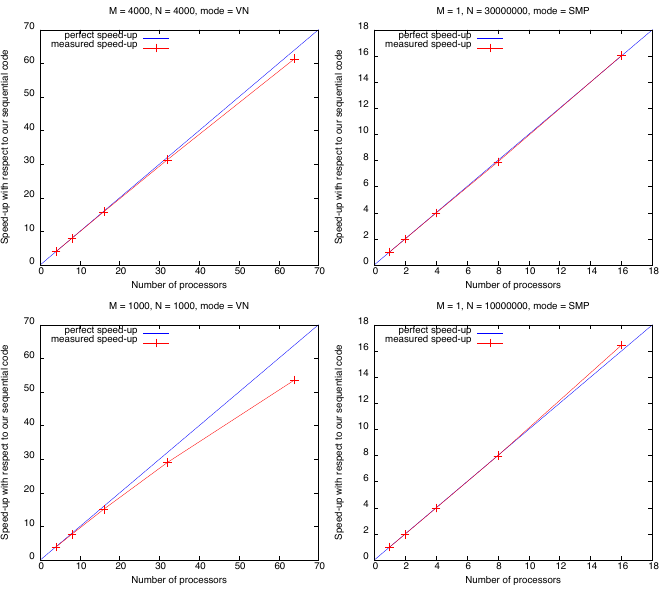

The gnuplot source for this figure:
#!/usr/bin/env gnuplot -p

set palette color
set linestyle 1 linetype rgb "red"
set linestyle 2 linetype rgb "blue" linewidth 1

set terminal pdf enhanced font 'Helvetica,14' size 17cm,15cm
set output 'speedup-processes-1.pdf'

set size 1,1
set origin 0,0
set multiplot layout 2,2
set key left top

id(x)=x

set title "M = 4000, N = 4000, mode = VN"
set xlabel "Number of processors"
set ylabel "Speed-up with respect to our sequential code"
set xrange [0:70]
plot id(x) linestyle 2 title "perfect speed-up", "< grep -e '^4000 4000' speedup-processes-1.dat" using 3:4 with linespoints linestyle 1 title "measured speed-up"

set title "M = 1, N = 30000000, mode = SMP"
set xlabel "Number of processors"
set ylabel "Speed-up with respect to our sequential code"
set xrange [0:18]
plot id(x) linestyle 2 title "perfect speed-up", "< grep -e '^1 30000000' speedup-processes-1.dat" using 3:4 with linespoints linestyle 1 title "measured speed-up"

set title "M = 1000, N = 1000, mode = VN"
set xlabel "Number of processors"
set ylabel "Speed-up with respect to our sequential code"
set xrange [0:70]
plot id(x) linestyle 2 title "perfect speed-up", "< grep -e '^1000 1000' speedup-processes-1.dat" using 3:4 with linespoints linestyle 1 title "measured speed-up"

set title "M = 1, N = 10000000, mode = SMP"
set xlabel "Number of processors"
set ylabel "Speed-up with respect to our sequential code"
set xrange [0:18]
plot id(x) linestyle 2 title "perfect speed-up", "< grep -e '^1 10000000' speedup-processes-1.dat" using 3:4 with linespoints linestyle 1 title "measured speed-up"

unset multiplot

# EOF
